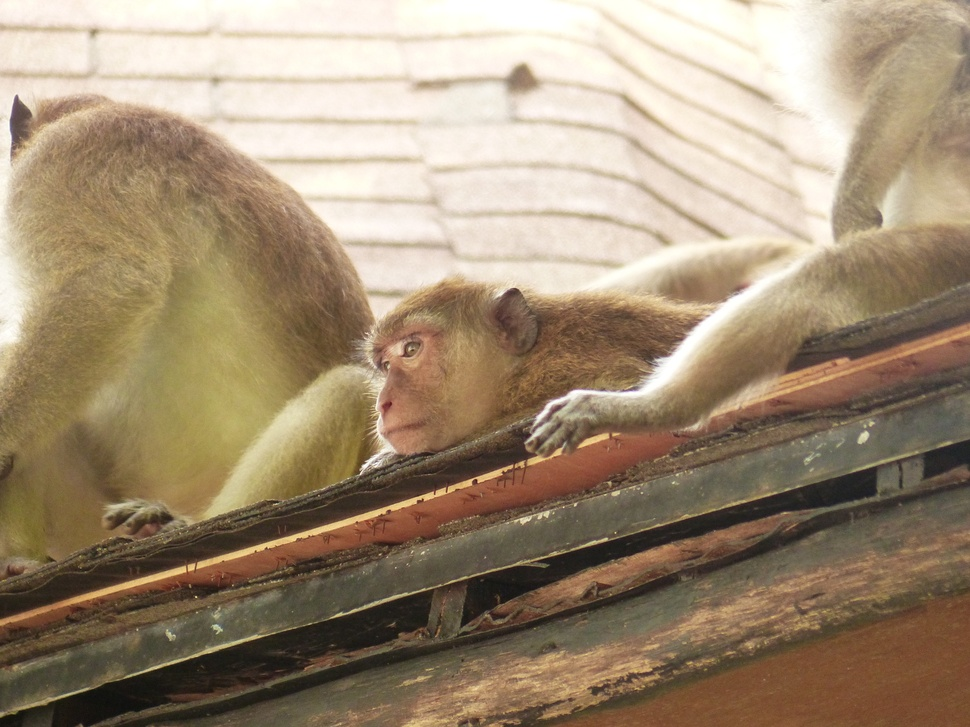
%> input picture testImg1.JPG, 970 x 727 px, shrunk from 1800 x 1350 before the run
$ octave --eval "result = histogramEqualize(imread('testImg1.JPG'));"   (GNU Octave 9; MATLAB toolbox functions it lacks are replaced by stand-ins)
%> lines starting %> are read from the running program, lines starting %| are printed output that depends on the picture
### transformRGB2YIQ.m
function imYIQ = transformRGB2YIQ(imRGB)
%imYIQ

load('RGB2YIQ');
red = im2double(imRGB(:,:,1));
green = im2double(imRGB(:,:,2));
blue = im2double(imRGB(:,:,3));
YIQ = (RGB2YIQ * [red(:)' ; green(:)' ; blue(:)'])' ;

 imYIQ = reshape(YIQ, size(imRGB));

end

### transformYIQ2RGB.m
function imRGB = transformYIQ2RGB(imYIQ)
%UNTITLED9 Summary of this function goes here
%   Detailed explanation goes here
load('RGB2YIQ');
Y = im2double(imYIQ(:,:,1));
I = im2double(imYIQ(:,:,2));
Q = im2double(imYIQ(:,:,3));
YIQ = (RGB2YIQ\[Y(:)' ; I(:)' ; Q(:)'])' ;
imRGB = reshape(YIQ, size(imYIQ));

end

### histogramEqualize.m
function [imEq, histOrig, histEq] = histogramEqualize(imOrig)
%histogramEqualize equlizes an image histogram
imOrig = im2double(imOrig);

is_rgb = ndims(imOrig) == 3;

if is_rgb
    YIQ = transformRGB2YIQ(imOrig);
    to_eq = YIQ(:,:,1); % extracting the Y

else
    to_eq = imOrig;
end

histOrig = imhist(to_eq, 256);
cumulative = cumsum(histOrig);
norm_cum = round(cumulative/numel(imOrig)*255);
imEq = norm_cum(round((to_eq*255)+1));

Max = max(imEq(:));
Min = min(imEq(:));
imEq = (imEq-Min)/Max;
histEq = imhist(imEq);

if is_rgb
    YIQ (:,:,1) = imEq;
    imEq = transformYIQ2RGB(YIQ);
end


end
%> in transformRGB2YIQ, `red = im2double(imRGB(:,:,1));`:
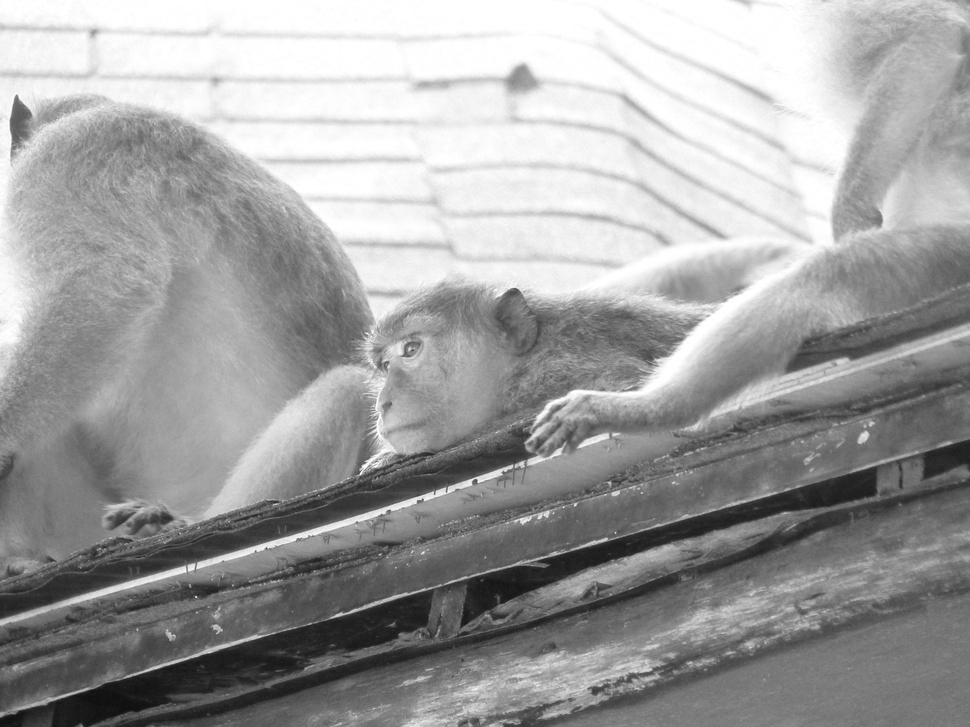
%> red: size 727x970 double; min 0.0471, max 1, mean 0.625
%> in transformRGB2YIQ, `imYIQ = reshape(YIQ, size(imRGB));`:
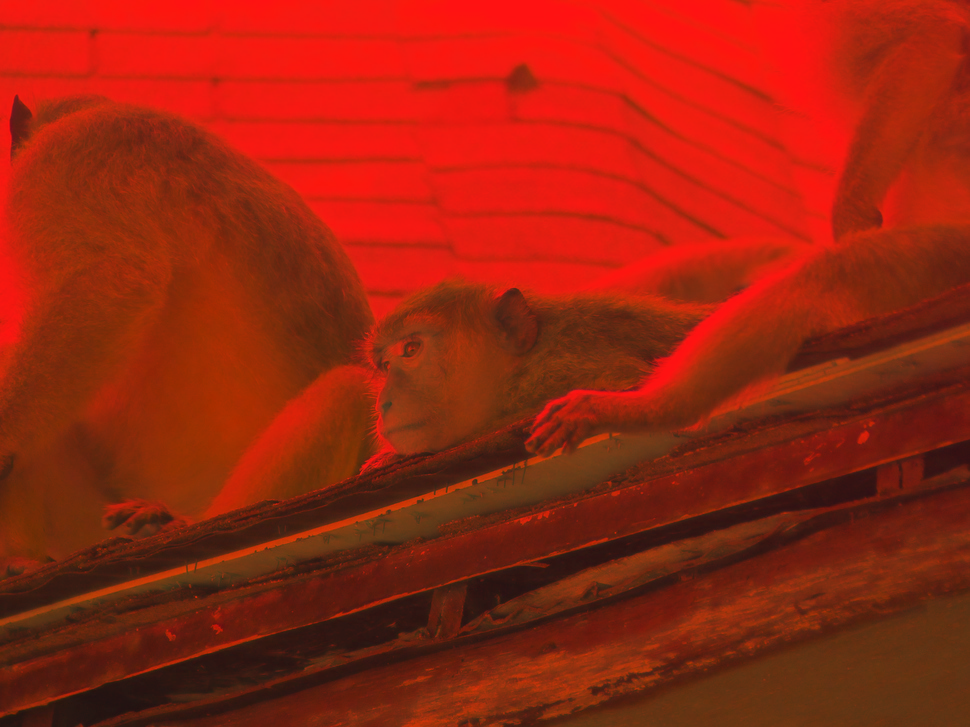
%> imYIQ: size 727x970x3 double; mean R, G, B 0.563, 0.0744, -0.014; drawn with min black and max white
%> in histogramEqualize, `histOrig = imhist(to_eq, 256);`: histOrig = 256 values, max 6998 at index 90, min 0 at index 1, mean 2754.6
%> in histogramEqualize, `cumulative = cumsum(histOrig);`: cumulative = 256 values from 0 to 705190
%> in histogramEqualize, `norm_cum = round(cumulative/numel(imOrig)*255);`: norm_cum = 256 values from 0 to 85
%> in histogramEqualize, `imEq = norm_cum(round((to_eq*255)+1));`:
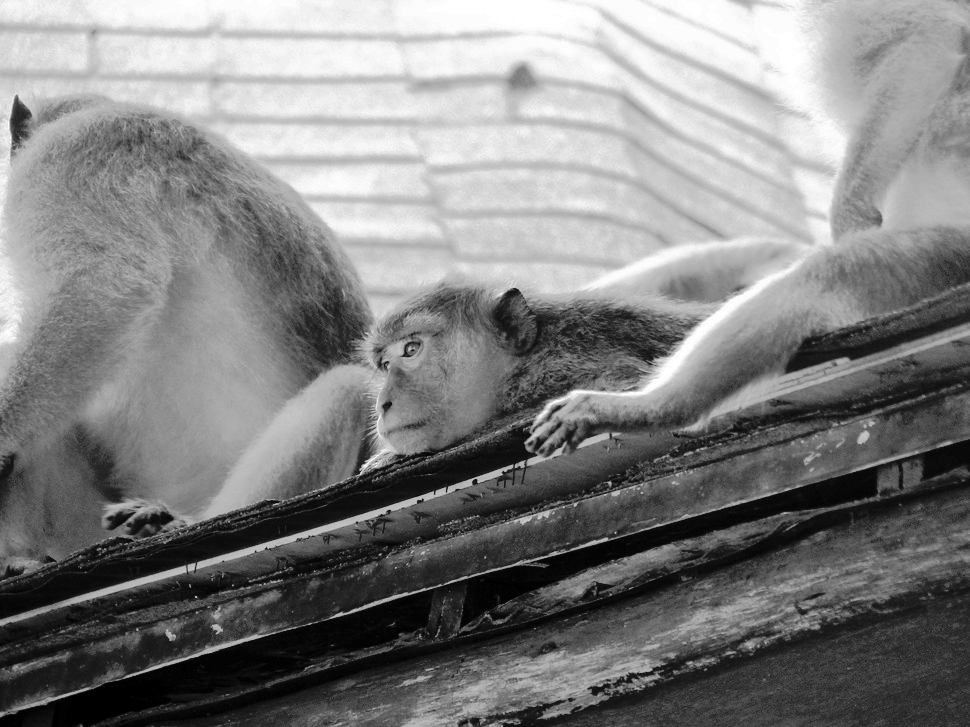
%> imEq: size 727x970 double; min 0, max 85, mean 42.7; drawn with min black and max white
%> in histogramEqualize, `Max = max(imEq(:));`: Max = 85
%> in histogramEqualize, `Min = min(imEq(:));`: Min = 0
%> in histogramEqualize, `histEq = imhist(imEq);`: histEq = 256 values, max 13247 at index 241, min 0 at index 2, mean 2754.6
%> in transformYIQ2RGB, `I = im2double(imYIQ(:,:,2));`:
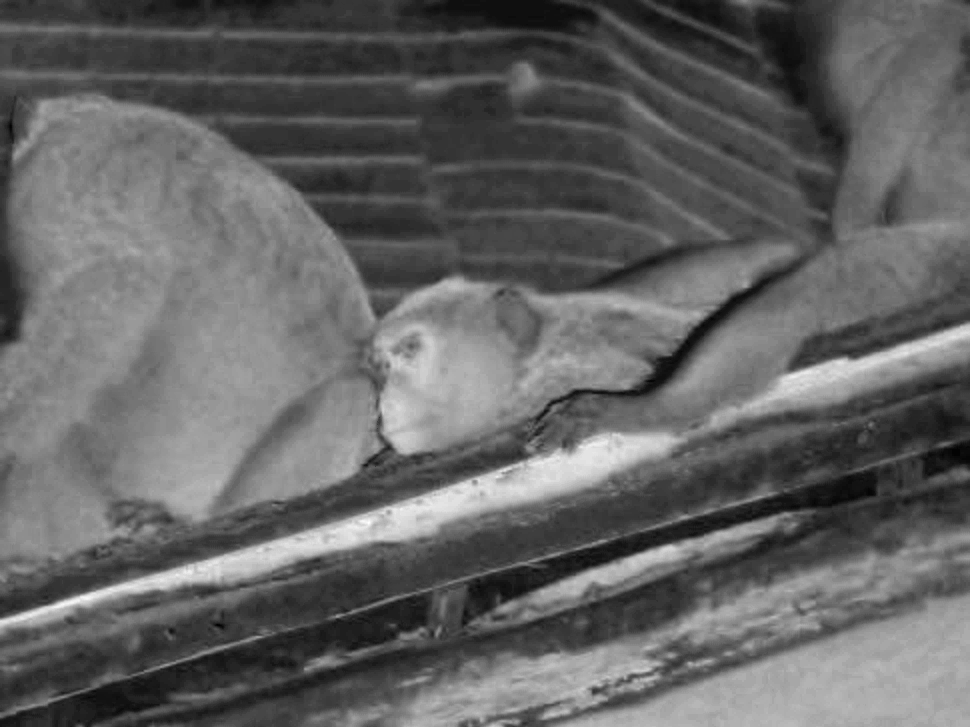
%> I: size 727x970 double; min -0.0133, max 0.21, mean 0.0744; drawn with min black and max white
%> in transformYIQ2RGB, `Q = im2double(imYIQ(:,:,3));`:
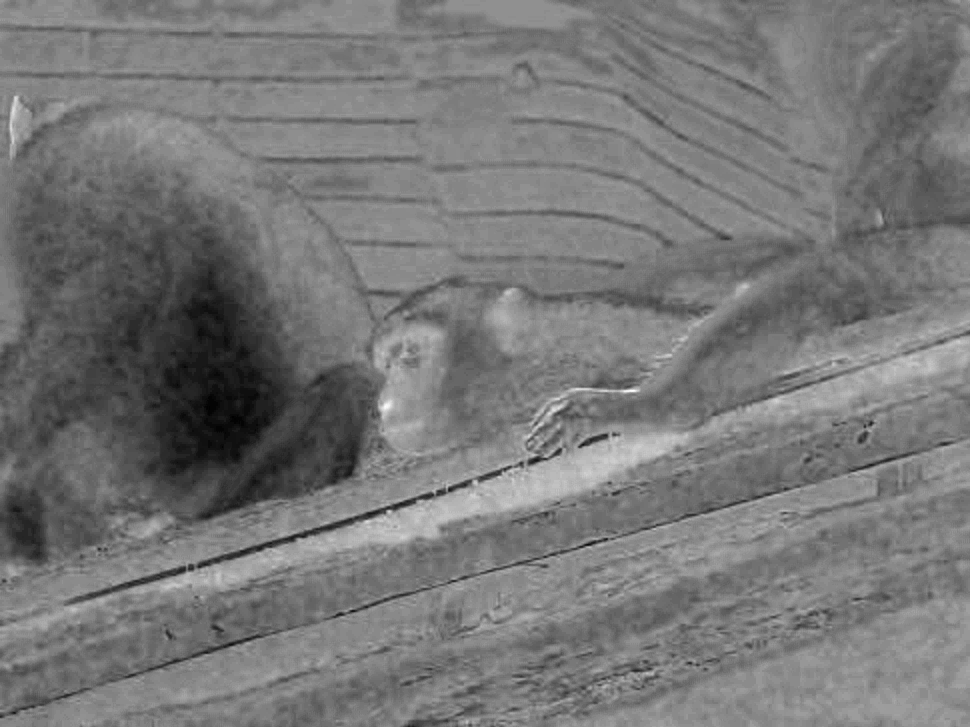
%> Q: size 727x970 double; min -0.0803, max 0.0614, mean -0.014; drawn with min black and max white
%> in transformYIQ2RGB, `imRGB = reshape(YIQ, size(imYIQ));`:
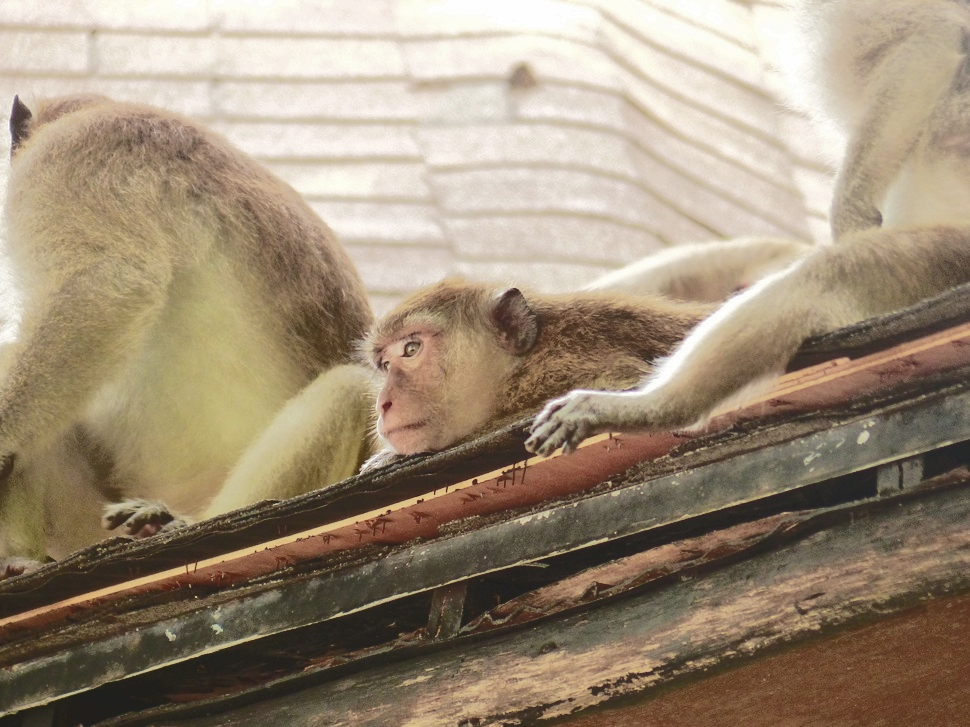
%> imRGB: size 727x970x3 double; mean R, G, B 0.565, 0.492, 0.396; drawn with min black and max white
